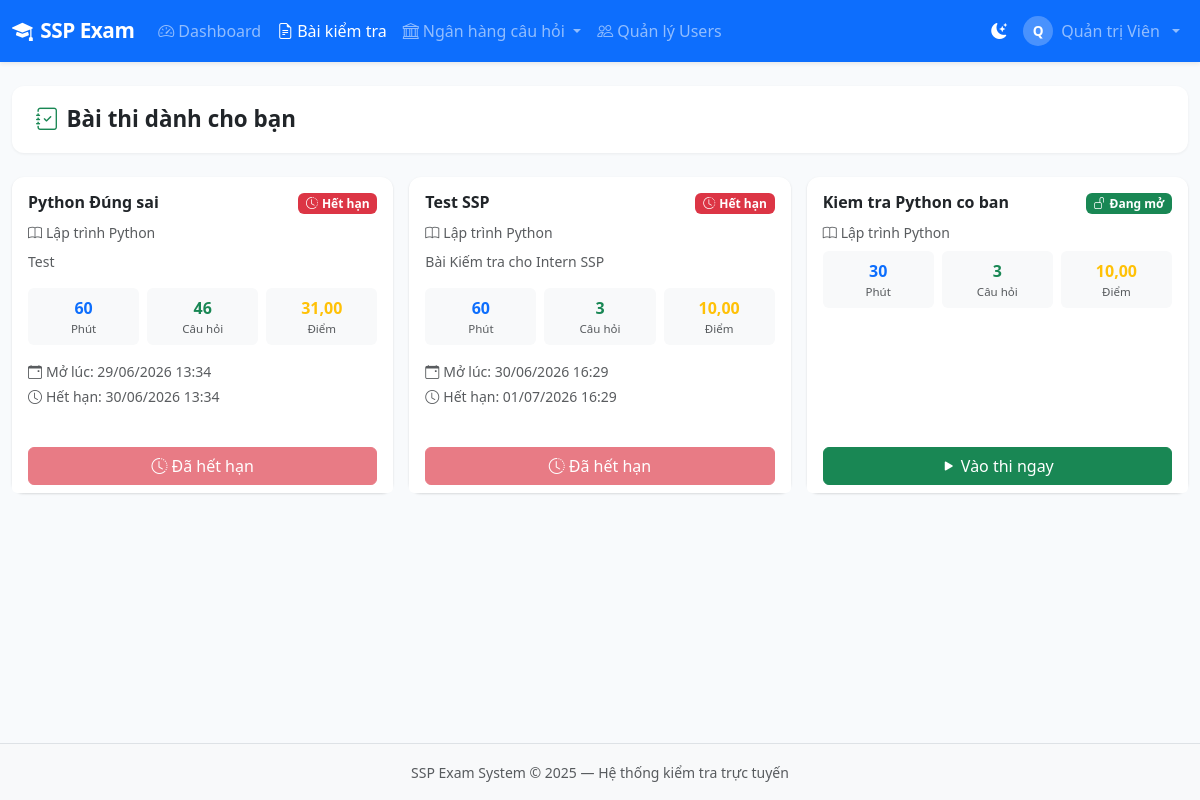
Before: /exams/available/ (signed in) with the older database file.
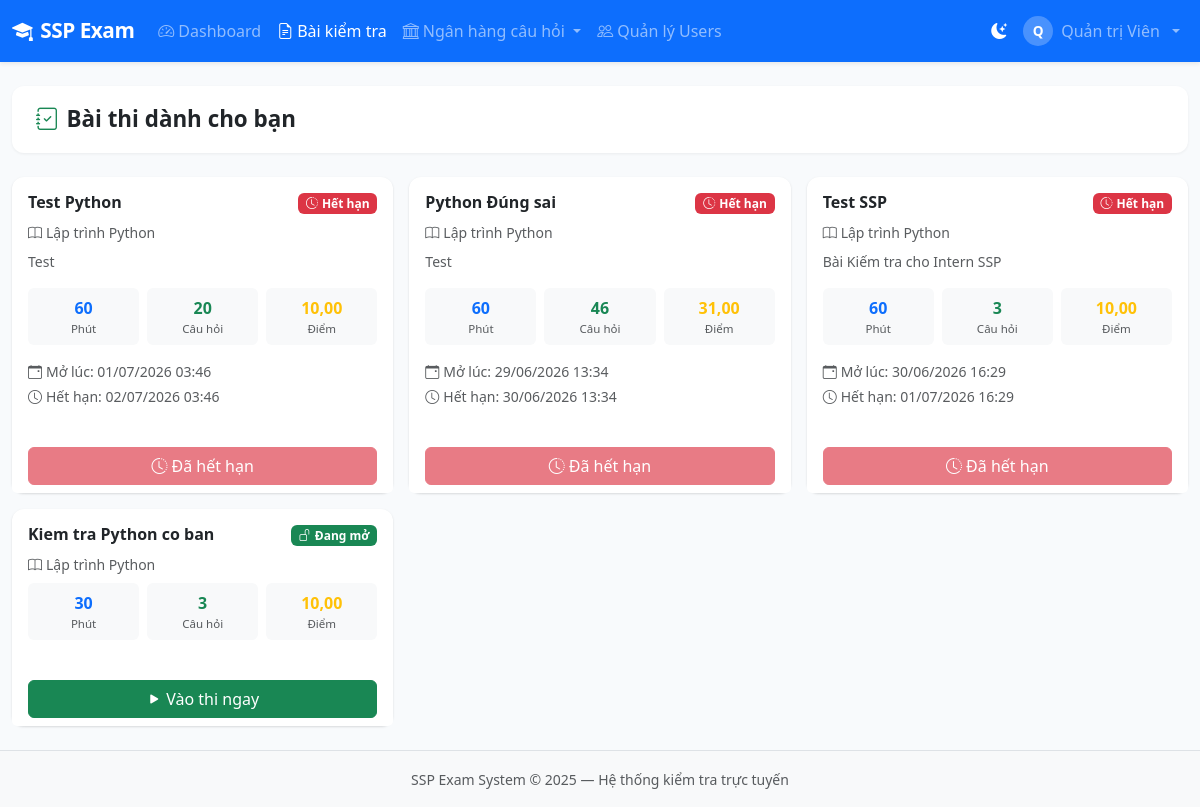
After: the same page with the newer database file.
### exams/models.py (models this page shows, shortened)
class Exam(models.Model):
    TYPE_SINGLE = 'single'
    TYPE_MULTIPLE = 'multiple'
    TYPE_TRUE_FALSE = 'true_false'
    TYPE_MIXED = 'mixed'
    TYPE_CHOICES = [
        (TYPE_SINGLE, 'Trắc nghiệm 1 đáp án'),
        (TYPE_MULTIPLE, 'Trắc nghiệm nhiều đáp án'),
        (TYPE_TRUE_FALSE, 'Đúng / Sai'),
        (TYPE_MIXED, 'Tổng hợp'),
    ]
    STATUS_DRAFT = 'draft'
    STATUS_SCHEDULED = 'scheduled'
    STATUS_ACTIVE = 'active'
    STATUS_PAUSED = 'paused'
    STATUS_ENDED = 'ended'
    STATUS_CHOICES = [
        (STATUS_DRAFT, 'Nháp'),
        (STATUS_SCHEDULED, 'Đã lên lịch'),
        (STATUS_ACTIVE, 'Đang diễn ra'),
        (STATUS_PAUSED, 'Tạm dừng'),
        (STATUS_ENDED, 'Đã kết thúc'),
    ]
    title = models.CharField(max_length=300, verbose_name='Tiêu đề bài kiểm tra')
    description = models.TextField(blank=True, verbose_name='Mô tả')
    subject = models.ForeignKey(Subject, on_delete=models.SET_NULL, null=True, related_name='exams')
    exam_type = models.CharField(max_length=20, choices=TYPE_CHOICES, default=TYPE_MIXED)
    status = models.CharField(max_length=20, choices=STATUS_CHOICES, default=STATUS_DRAFT)
    duration_minutes = models.PositiveIntegerField(default=60, verbose_name='Thời gian làm bài (phút)')
    total_points = models.DecimalField(max_digits=6, decimal_places=2, default=10.0, verbose_name='Tổng điểm')
    pass_score = models.DecimalField(max_digits=6, decimal_places=2, default=5.0, verbose_name='Điểm đạt')
    max_attempts = models.PositiveSmallIntegerField(default=1, verbose_name='Số lần thi tối đa')
    start_time = models.DateTimeField(null=True, blank=True, verbose_name='Thời gian bắt đầu')
    end_time = models.DateTimeField(null=True, blank=True, verbose_name='Thời gian kết thúc')
    shuffle_questions = models.BooleanField(default=True, verbose_name='Đảo thứ tự câu hỏi')
    shuffle_choices = models.BooleanField(default=True, verbose_name='Đảo thứ tự đáp án')
    show_result_immediately = models.BooleanField(default=True, verbose_name='Hiển thị kết quả ngay')
    show_correct_answers = models.BooleanField(default=False, verbose_name='Hiển thị đáp án đúng')
    prevent_cheating = models.BooleanField(default=True, verbose_name='Bật chống gian lận')
    allow_review = models.BooleanField(default=True, verbose_name='Cho phép xem lại')
    is_public = models.BooleanField(default=False, verbose_name='Bài thi công khai')
    created_by = models.ForeignKey(
        settings.AUTH_USER_MODEL, on_delete=models.CASCADE, related_name='exams_created'
    )
    created_at = models.DateTimeField(auto_now_add=True)
    updated_at = models.DateTimeField(auto_now=True)
    class Meta:
        verbose_name = 'Bài kiểm tra'
        verbose_name_plural = 'Bài kiểm tra'
        ordering = ['-created_at']
    @property
    def is_expired(self):
        return self.end_time is not None and timezone.now() > self.end_time
    @property
    def is_upcoming(self):
        return self.start_time is not None and timezone.now() < self.start_time
    @property
    def student_state(self):
        if self.status == self.STATUS_PAUSED:
            return 'paused'
        if self.is_upcoming:
            return 'upcoming'
        if self.is_expired:
            return 'expired'
        return 'open'
    @property
    def question_count(self):
        return self.exam_questions.count()

### questions/models.py (models this page shows, shortened)
class Subject(models.Model):
    name = models.CharField(max_length=200, verbose_name='Tên môn học')
    code = models.CharField(max_length=20, blank=True, verbose_name='Mã môn')
    description = models.TextField(blank=True)
    created_by = models.ForeignKey(settings.AUTH_USER_MODEL, on_delete=models.SET_NULL, null=True)
    created_at = models.DateTimeField(auto_now_add=True)
    class Meta:
        verbose_name = 'Môn học'
        verbose_name_plural = 'Môn học'
        ordering = ['name']

### exams/views.py (the view)
# urls.py: path('available/', views.available_exams_view, name='available_exams'),
@login_required
def available_exams_view(request):
    from django.db.models import Q
    user = request.user
    assigned_ids = ExamAssignment.objects.filter(
        Q(user=user) | Q(class_name=user.class_name)
    ).values_list('exam_id', flat=True)
    exams = Exam.objects.filter(
        Q(is_public=True) | Q(id__in=assigned_ids),
        status__in=[Exam.STATUS_ACTIVE, Exam.STATUS_PAUSED]
    ).distinct().select_related('subject')
    return render(request, 'exams/available.html', {'exams': exams})

### accounts/models.py (called while the page is built)
    @property
    def is_admin(self):
        return self.role == self.ROLE_ADMIN

    @property
    def can_create_exam(self):
        return self.role in (self.ROLE_ADMIN, self.ROLE_TEACHER)

### templates/exams/available.html (shortened to what this page needs)
{% extends 'base.html' %}
{% block content %}
<div class="page-header">
  <h1><i class="bi bi-journal-check me-2 text-success"></i>Bài thi dành cho bạn</h1>
</div>
<div class="row g-3">
  {% for exam in exams %}
  <div class="col-md-6 col-lg-4">
    <div class="card h-100">
      <div class="card-body">
        <div class="d-flex justify-content-between align-items-start mb-2">
          <h6 class="fw-bold mb-0">{{ exam.title }}</h6>
          {% if exam.student_state == 'paused' %}
          <span class="badge bg-warning text-dark ms-2"><i class="bi bi-pause-circle me-1"></i>Tạm dừng</span>
          {% elif exam.student_state == 'upcoming' %}
          <span class="badge bg-primary ms-2"><i class="bi bi-calendar-event me-1"></i>Sẽ diễn ra</span>
          {% elif exam.student_state == 'expired' %}
          <span class="badge bg-danger ms-2"><i class="bi bi-clock-history me-1"></i>Hết hạn</span>
          {% else %}
          <span class="badge bg-success ms-2"><i class="bi bi-unlock me-1"></i>Đang mở</span>
          {% endif %}
        </div>
        {% if exam.subject %}
        <div class="text-muted small mb-2"><i class="bi bi-book me-1"></i>{{ exam.subject.name }}</div>
        {% endif %}
        {% if exam.description %}
        <p class="text-muted small mb-3">{{ exam.description|truncatechars:100 }}</p>
        {% endif %}
        <div class="row g-2 text-center mb-3">
          <div class="col-4">
            <div class="bg-light rounded p-2">
              <div class="fw-bold text-primary">{{ exam.duration_minutes }}</div>
              <div class="text-muted" style="font-size:.72rem">Phút</div>
            </div>
          </div>
          <div class="col-4">
            <div class="bg-light rounded p-2">
              <div class="fw-bold text-success">{{ exam.question_count }}</div>
              <div class="text-muted" style="font-size:.72rem">Câu hỏi</div>
            </div>
          </div>
          <div class="col-4">
            <div class="bg-light rounded p-2">
              <div class="fw-bold text-warning">{{ exam.total_points }}</div>
              <div class="text-muted" style="font-size:.72rem">Điểm</div>
            </div>
          </div>
        </div>
        {% if exam.start_time %}
        <div class="text-muted small mb-1">
          <i class="bi bi-calendar-event me-1"></i>Mở lúc: {{ exam.start_time|date:"d/m/Y H:i" }}
        </div>
        {% endif %}
        {% if exam.end_time %}
        <div class="text-muted small mb-3">
          <i class="bi bi-clock me-1"></i>Hết hạn: {{ exam.end_time|date:"d/m/Y H:i" }}
        </div>
        {% endif %}
      </div>
      <div class="card-footer bg-white border-top-0">
        {% if exam.student_state == 'paused' %}
        <button class="btn btn-warning w-100" disabled>
          <i class="bi bi-pause-circle me-1"></i>Đang tạm dừng
        </button>
        <div class="text-center text-muted small mt-1">Quản trị đang chỉnh sửa, vui lòng chờ.</div>
        {% elif exam.student_state == 'upcoming' %}
        <button class="btn btn-primary w-100" disabled>
          <i class="bi bi-calendar-event me-1"></i>Chưa tới giờ mở
        </button>
        <div class="text-center text-muted small mt-1">Bài thi sẽ mở lúc {{ exam.start_time|date:"d/m/Y H:i" }}.</div>
        {% elif exam.student_state == 'expired' %}
        <button class="btn btn-danger w-100" disabled>
          <i class="bi bi-clock-history me-1"></i>Đã hết hạn
        </button>
        {% else %}
        <a href="{% url 'start_exam' exam.pk %}" class="btn btn-success w-100">
          <i class="bi bi-play-fill me-1"></i>Vào thi ngay
        </a>
        {% endif %}
      </div>
    </div>
  </div>
  {% endfor %}
</div>
{% endblock %}

Changed rows visible on the page:
added Exam: title "Test Python", status "active" (drawn), subject.name "Lập trình Python", description "Test", duration_minutes "60", question_count "20", total_points "10,00", start_time "01/07/2026 03:46", end_time "02/07/2026 03:46"
